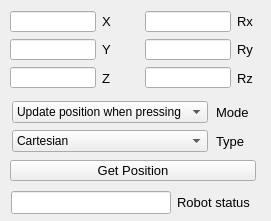
     <widget class="QFrame" name="frame_3">
      <property name="geometry">
       <rect>
        <x>15</x>
        <y>445</y>
        <width>271</width>
        <height>221</height>
       </rect>
      </property>
      <property name="frameShape">
       <enum>QFrame::NoFrame</enum>
      </property>
      <property name="frameShadow">
       <enum>QFrame::Raised</enum>
      </property>
      <property name="lineWidth">
       <number>1</number>
      </property>
      <property name="midLineWidth">
       <number>0</number>
      </property>
      <widget class="QPushButton" name="Get_Position">
       <property name="geometry">
        <rect>
         <x>10</x>
         <y>160</y>
         <width>246</width>
         <height>21</height>
        </rect>
       </property>
       <property name="minimumSize">
        <size>
         <width>246</width>
         <height>21</height>
        </size>
       </property>
       <property name="maximumSize">
        <size>
         <width>246</width>
         <height>21</height>
        </size>
       </property>
       <property name="font">
        <font>
         <pointsize>10</pointsize>
        </font>
       </property>
       <property name="text">
        <string>Get Position</string>
       </property>
      </widget>
      <widget class="QWidget" name="layoutWidget">
       <property name="geometry">
        <rect>
         <x>145</x>
         <y>10</y>
         <width>112</width>
         <height>79</height>
        </rect>
       </property>
       <layout class="QHBoxLayout" name="horizontalLayout_8">
        <item>
         <layout class="QVBoxLayout" name="verticalLayout_11">
          <item>
           <widget class="QLineEdit" name="j4_v">
            <property name="minimumSize">
             <size>
              <width>86</width>
              <height>21</height>
             </size>
            </property>
            <property name="maximumSize">
             <size>
              <width>86</width>
              <height>21</height>
             </size>
            </property>
            <property name="font">
             <font>
              <pointsize>10</pointsize>
             </font>
            </property>
            <property name="text">
             <string/>
            </property>
            <property name="maxLength">
             <number>18</number>
            </property>
            <property name="alignment">
             <set>Qt::AlignCenter</set>
            </property>
            <property name="readOnly">
             <bool>true</bool>
            </property>
           </widget>
          </item>
          <item>
           <widget class="QLineEdit" name="j5_v">
            <property name="minimumSize">
             <size>
              <width>86</width>
              <height>21</height>
             </size>
            </property>
            <property name="maximumSize">
             <size>
              <width>86</width>
              <height>21</height>
             </size>
            </property>
            <property name="font">
             <font>
              <pointsize>10</pointsize>
             </font>
            </property>
            <property name="text">
             <string/>
            </property>
            <property name="maxLength">
             <number>18</number>
            </property>
            <property name="alignment">
             <set>Qt::AlignCenter</set>
            </property>
            <property name="readOnly">
             <bool>true</bool>
            </property>
           </widget>
          </item>
          <item>
           <widget class="QLineEdit" name="j6_v">
            <property name="minimumSize">
             <size>
              <width>86</width>
              <height>21</height>
             </size>
            </property>
            <property name="maximumSize">
             <size>
              <width>86</width>
              <height>21</height>
             </size>
            </property>
            <property name="font">
             <font>
              <pointsize>10</pointsize>
             </font>
            </property>
            <property name="text">
             <string/>
            </property>
            <property name="maxLength">
             <number>18</number>
            </property>
            <property name="alignment">
             <set>Qt::AlignCenter</set>
            </property>
            <property name="readOnly">
             <bool>true</bool>
            </property>
           </widget>
          </item>
         </layout>
        </item>
        <item>
         <layout class="QVBoxLayout" name="verticalLayout_13">
          <item>
           <widget class="QLabel" name="j4">
            <property name="font">
             <font>
              <pointsize>10</pointsize>
             </font>
            </property>
            <property name="text">
             <string>Rx</string>
            </property>
            <property name="alignment">
             <set>Qt::AlignLeading|Qt::AlignLeft|Qt::AlignVCenter</set>
            </property>
           </widget>
          </item>
          <item>
           <widget class="QLabel" name="j5">
            <property name="font">
             <font>
              <pointsize>10</pointsize>
             </font>
            </property>
            <property name="text">
             <string>Ry</string>
            </property>
            <property name="alignment">
             <set>Qt::AlignLeading|Qt::AlignLeft|Qt::AlignVCenter</set>
            </property>
           </widget>
          </item>
          <item>
           <widget class="QLabel" name="j6">
            <property name="font">
             <font>
              <pointsize>10</pointsize>
             </font>
            </property>
            <property name="text">
             <string>Rz</string>
            </property>
            <property name="alignment">
             <set>Qt::AlignLeading|Qt::AlignLeft|Qt::AlignVCenter</set>
            </property>
           </widget>
          </item>
         </layout>
        </item>
       </layout>
      </widget>
      <widget class="QWidget" name="layoutWidget">
       <property name="geometry">
        <rect>
         <x>10</x>
         <y>10</y>
         <width>111</width>
         <height>79</height>
        </rect>
       </property>
       <layout class="QHBoxLayout" name="horizontalLayout_7">
        <item>
         <layout class="QVBoxLayout" name="verticalLayout_10">
          <item>
           <widget class="QLineEdit" name="j1_v">
            <property name="minimumSize">
             <size>
              <width>86</width>
              <height>21</height>
             </size>
            </property>
            <property name="maximumSize">
             <size>
              <width>86</width>
              <height>21</height>
             </size>
            </property>
            <property name="font">
             <font>
              <pointsize>10</pointsize>
             </font>
            </property>
            <property name="text">
             <string/>
            </property>
            <property name="maxLength">
             <number>18</number>
            </property>
            <property name="alignment">
             <set>Qt::AlignCenter</set>
            </property>
            <property name="readOnly">
             <bool>true</bool>
            </property>
           </widget>
          </item>
          <item>
           <widget class="QLineEdit" name="j2_v">
            <property name="minimumSize">
             <size>
              <width>86</width>
              <height>21</height>
             </size>
            </property>
            <property name="maximumSize">
             <size>
              <width>86</width>
              <height>21</height>
             </size>
            </property>
            <property name="font">
             <font>
              <pointsize>10</pointsize>
             </font>
            </property>
            <property name="text">
             <string/>
            </property>
            <property name="maxLength">
             <number>18</number>
            </property>
            <property name="alignment">
             <set>Qt::AlignCenter</set>
            </property>
            <property name="readOnly">
             <bool>true</bool>
            </property>
           </widget>
          </item>
          <item>
           <widget class="QLineEdit" name="j3_v">
            <property name="minimumSize">
             <size>
              <width>86</width>
              <height>21</height>
             </size>
            </property>
            <property name="maximumSize">
             <size>
              <width>86</width>
              <height>21</height>
             </size>
            </property>
            <property name="font">
             <font>
              <pointsize>10</pointsize>
             </font>
            </property>
            <property name="text">
             <string/>
            </property>
            <property name="maxLength">
             <number>18</number>
            </property>
            <property name="alignment">
             <set>Qt::AlignCenter</set>
            </property>
            <property name="readOnly">
             <bool>true</bool>
            </property>
           </widget>
          </item>
         </layout>
        </item>
        <item>
         <layout class="QVBoxLayout" name="verticalLayout_12">
          <item>
           <widget class="QLabel" name="j1">
            <property name="font">
             <font>
              <pointsize>10</pointsize>
             </font>
            </property>
            <property name="text">
             <string>X</string>
            </property>
            <property name="alignment">
             <set>Qt::AlignLeading|Qt::AlignLeft|Qt::AlignVCenter</set>
            </property>
           </widget>
          </item>
          <item>
           <widget class="QLabel" name="j2">
            <property name="font">
             <font>
              <pointsize>10</pointsize>
             </font>
            </property>
            <property name="text">
             <string>Y</string>
            </property>
            <property name="alignment">
             <set>Qt::AlignLeading|Qt::AlignLeft|Qt::AlignVCenter</set>
            </property>
           </widget>
          </item>
          <item>
           <widget class="QLabel" name="j3">
            <property name="font">
             <font>
              <pointsize>10</pointsize>
             </font>
            </property>
            <property name="text">
             <string>Z</string>
            </property>
            <property name="alignment">
             <set>Qt::AlignLeading|Qt::AlignLeft|Qt::AlignVCenter</set>
            </property>
           </widget>
          </item>
         </layout>
        </item>
       </layout>
      </widget>
      <widget class="QWidget" name="layoutWidget">
       <property name="geometry">
        <rect>
         <x>11</x>
         <y>190</y>
         <width>246</width>
         <height>25</height>
        </rect>
       </property>
       <layout class="QHBoxLayout" name="horizontalLayout_6">
        <item>
         <widget class="QLineEdit" name="status">
          <property name="minimumSize">
           <size>
            <width>160</width>
            <height>23</height>
           </size>
          </property>
          <property name="maximumSize">
           <size>
            <width>160</width>
            <height>23</height>
           </size>
          </property>
          <property name="font">
           <font>
            <pointsize>10</pointsize>
           </font>
          </property>
          <property name="text">
           <string/>
          </property>
          <property name="maxLength">
           <number>18</number>
          </property>
          <property name="alignment">
           <set>Qt::AlignCenter</set>
          </property>
          <property name="readOnly">
           <bool>true</bool>
          </property>
         </widget>
        </item>
        <item>
         <widget class="QLabel" name="robot_status_label">
          <property name="minimumSize">
           <size>
            <width>78</width>
            <height>23</height>
           </size>
          </property>
          <property name="maximumSize">
           <size>
            <width>78</width>
            <height>23</height>
           </size>
          </property>
          <property name="font">
           <font>
            <pointsize>10</pointsize>
           </font>
          </property>
          <property name="text">
           <string>Robot status </string>
          </property>
          <property name="alignment">
           <set>Qt::AlignLeading|Qt::AlignLeft|Qt::AlignVCenter</set>
          </property>
         </widget>
        </item>
       </layout>
      </widget>
      <widget class="QWidget" name="layoutWidget">
       <property name="geometry">
        <rect>
         <x>10</x>
         <y>100</y>
         <width>246</width>
         <height>54</height>
        </rect>
       </property>
       <layout class="QHBoxLayout" name="horizontalLayout_9">
        <item>
         <layout class="QVBoxLayout" name="verticalLayout_14">
          <item>
           <widget class="QComboBox" name="update_mode">
            <property name="minimumSize">
             <size>
              <width>196</width>
              <height>22</height>
             </size>
            </property>
            <property name="maximumSize">
             <size>
              <width>196</width>
              <height>22</height>
             </size>
            </property>
            <property name="layoutDirection">
             <enum>Qt::LeftToRight</enum>
            </property>
            <item>
             <property name="text">
              <string>Update position when pressing</string>
             </property>
            </item>
            <item>
             <property name="text">
              <string>Automatically update position</string>
             </property>
            </item>
           </widget>
          </item>
          <item>
           <widget class="QComboBox" name="position_type">
            <property name="minimumSize">
             <size>
              <width>196</width>
              <height>22</height>
             </size>
            </property>
            <property name="maximumSize">
             <size>
              <width>196</width>
              <height>22</height>
             </size>
            </property>
            <property name="layoutDirection">
             <enum>Qt::LeftToRight</enum>
            </property>
            <item>
             <property name="text">
              <string>Cartesian</string>
             </property>
            </item>
            <item>
             <property name="text">
              <string>Pulse</string>
             </property>
            </item>
            <item>
             <property name="text">
              <string>Joint</string>
             </property>
            </item>
           </widget>
          </item>
         </layout>
        </item>
        <item>
         <layout class="QVBoxLayout" name="verticalLayout_15">
          <item>
           <widget class="QLabel" name="mode_label">
            <property name="maximumSize">
             <size>
              <width>38</width>
              <height>22</height>
             </size>
            </property>
            <property name="font">
             <font>
              <pointsize>10</pointsize>
             </font>
            </property>
            <property name="text">
             <string>Mode</string>
            </property>
            <property name="alignment">
             <set>Qt::AlignLeading|Qt::AlignLeft|Qt::AlignVCenter</set>
            </property>
           </widget>
          </item>
          <item>
           <widget class="QLabel" name="type_labe">
            <property name="maximumSize">
             <size>
              <width>38</width>
              <height>22</height>
             </size>
            </property>
            <property name="font">
             <font>
              <pointsize>10</pointsize>
             </font>
            </property>
            <property name="text">
             <string>Type</string>
            </property>
            <property name="alignment">
             <set>Qt::AlignLeading|Qt::AlignLeft|Qt::AlignVCenter</set>
            </property>
           </widget>
          </item>
         </layout>
        </item>
       </layout>
      </widget>
     </widget>
